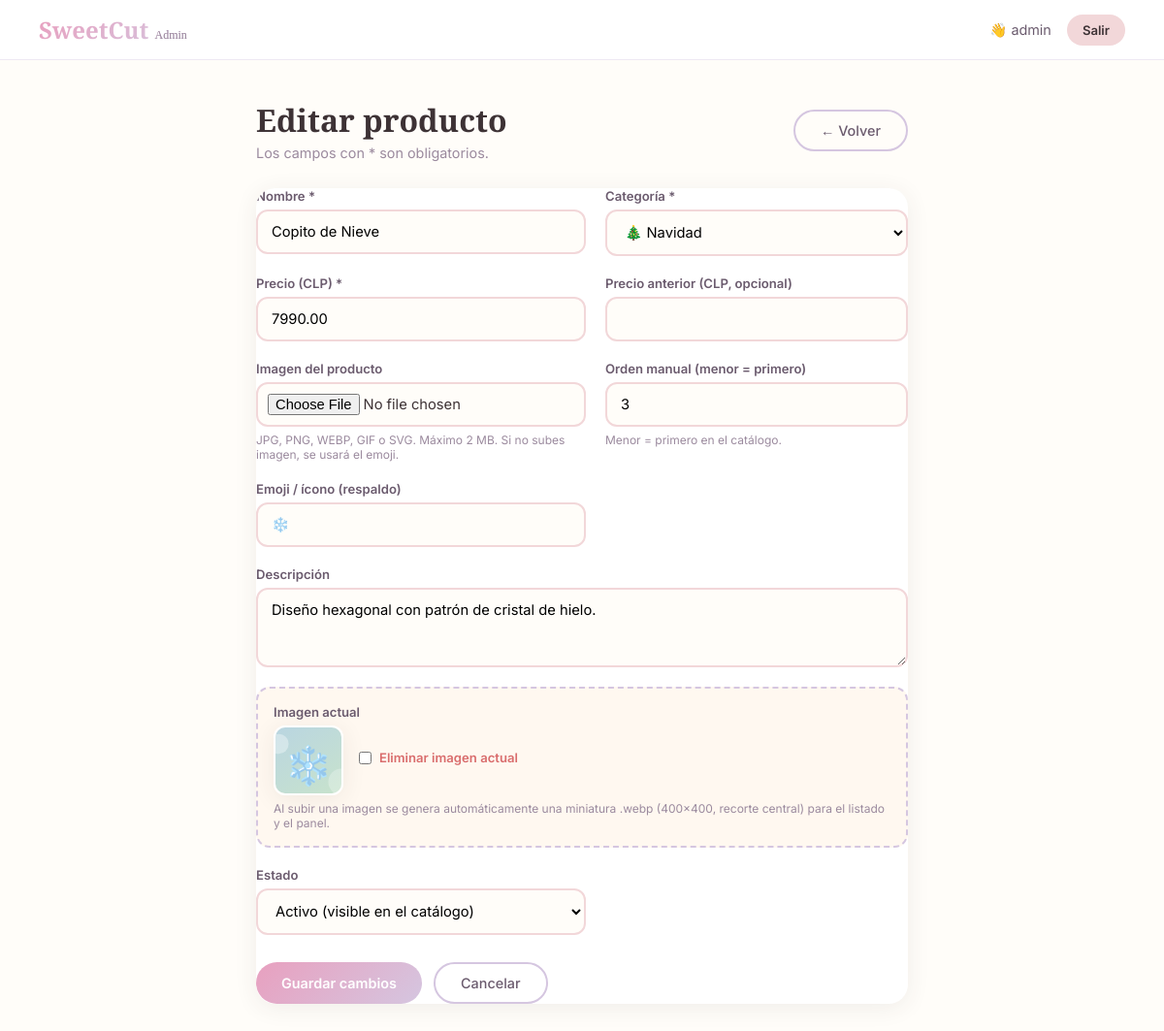
/admin/product-form.php?id=3 (signed in), run on the app's committed database.
### tables this page shows
CREATE TABLE IF NOT EXISTS products (
  id INT AUTO_INCREMENT PRIMARY KEY,
  name VARCHAR(100) NOT NULL,
  category VARCHAR(20) NOT NULL,
  description TEXT,
  price DECIMAL(10,2) NOT NULL,
  old_price DECIMAL(10,2) DEFAULT NULL,
  emoji VARCHAR(10) DEFAULT NULL,
  image VARCHAR(255) DEFAULT NULL,
  image_thumb VARCHAR(255) DEFAULT NULL,
  sort_order INT DEFAULT 0,
  active TINYINT(1) DEFAULT 1,
  created_at TIMESTAMP DEFAULT CURRENT_TIMESTAMP
);

CREATE TABLE IF NOT EXISTS categories (
  id INT AUTO_INCREMENT PRIMARY KEY,
  name VARCHAR(50) UNIQUE NOT NULL,
  label VARCHAR(50) NOT NULL,
  emoji VARCHAR(10) DEFAULT NULL,
  sort_order INT DEFAULT 0
);

### admin/product-form.php (the view, shortened to what this page needs)
<?php
require_once __DIR__ . '/../config/database.php';
$id = isset($_GET['id']) ? (int)$_GET['id'] : 0;
$product = null;
$isEdit = $id > 0;
if ($isEdit) {
    $stmt = $pdo->prepare("SELECT * FROM products WHERE id = ? LIMIT 1");
    $stmt->execute([$id]);
    $product = $stmt->fetch();
}
$categories = $pdo->query("SELECT name, label, emoji FROM categories ORDER BY sort_order ASC, name ASC")->fetchAll();
?>
<!DOCTYPE html>
<html lang="es">
<head>
  <link rel="stylesheet" href="admin-style.css">
</head>
<body>
  <div class="admin-topbar">
    <div class="admin-logo">Sweet<span>Cut</span> <small>Admin</small></div>
    <div class="admin-user">
      <span>👋 <?= htmlspecialchars($_SESSION['admin_username']) ?></span>
      <a href="logout.php" class="btn-logout">Salir</a>
    </div>
  </div>
  <main class="admin-main admin-main-narrow">
    <div class="admin-header">
      <div>
        <h1><?= $isEdit ? 'Editar producto' : 'Nuevo producto' ?></h1>
        <p>Los campos con * son obligatorios.</p>
      </div>
      <a href="index.php" class="btn-secondary">← Volver</a>
    </div>
    <div class="table-card">
      <form method="POST" action="save-product.php" enctype="multipart/form-data">
        <div class="form-grid">
          <div class="form-group">
            <label for="name">Nombre *</label>
            <input type="text" id="name" name="name" value="<?= htmlspecialchars($product['name'] ?? '') ?>" required>
          </div>
          <div class="form-group">
            <label for="category">Categoría *</label>
            <select id="category" name="category" required>
              <?php foreach ($categories as $c): ?>
                <option value="<?= htmlspecialchars($c['name']) ?>" <?= (isset($product['category']) && $product['category'] === $c['name']) ? 'selected' : '' ?>>
                  <?= htmlspecialchars(($c['emoji'] ?? '') . ' ' . ($c['label'] ?? $c['name'])) ?>
                </option>
              <?php endforeach; ?>
            </select>
          </div>
          <div class="form-group">
            <label for="price">Precio (CLP) *</label>
            <input type="number" id="price" name="price" step="1" min="0" value="<?= $product['price'] ?? '' ?>" required>
          </div>
          <div class="form-group">
            <label for="old_price">Precio anterior (CLP, opcional)</label>
            <input type="number" id="old_price" name="old_price" step="1" min="0" value="<?= $product['old_price'] ?? '' ?>">
          </div>
          <div class="form-group">
            <label for="image" class="label-upload">Imagen del producto</label>
            <input type="file" id="image" name="image" accept="image/jpeg,image/png,image/webp,image/gif,image/svg+xml">
            <small class="hint">JPG, PNG, WEBP, GIF o SVG. Máximo 2 MB. Si no subes imagen, se usará el emoji.</small>
          </div>
          <div class="form-group">
            <label for="sort_order">Orden manual (menor = primero)</label>
            <input type="number" id="sort_order" name="sort_order" step="1" value="<?= (int)($product['sort_order'] ?? 0) ?>">
            <small class="hint">Menor = primero en el catálogo.</small>
          </div>
          <div class="form-group">
            <label for="emoji">Emoji / ícono (respaldo)</label>
            <input type="text" id="emoji" name="emoji" maxlength="10" value="<?= htmlspecialchars($product['emoji'] ?? '') ?>" placeholder="Ej: ⭐ 🐱 🚀">
          </div>
          <div class="form-group form-group-full">
            <label for="description">Descripción</label>
            <textarea id="description" name="description" rows="3"><?= htmlspecialchars($product['description'] ?? '') ?></textarea>
          </div>
          <?php if ($isEdit && !empty($product['image'])): ?>
            <div class="form-group form-group-full form-image-preview">
                <label>Imagen actual</label>
                <div class="preview-row">
                  <img src="../<?= htmlspecialchars($product['image']) ?>" class="preview-img" alt="">
                  <label class="checkbox-label">
                    <input type="checkbox" name="remove_image" value="1"> Eliminar imagen actual
                  </label>
                </div>
                <small class="hint">Al subir una imagen se genera automáticamente una miniatura .webp (400×400, recorte central) para el listado y el panel.</small>
              </div>
          <?php endif; ?>
          <?php if ($isEdit): ?>
            <div class="form-group">
              <label for="active">Estado</label>
              <select id="active" name="active">
                <option value="1" <?= $product['active'] ? 'selected' : '' ?>>Activo (visible en el catálogo)</option>
              </select>
            </div>
          <?php endif; ?>
        </div>
        <div class="form-actions">
          <button type="submit" class="btn-primary"><?= $isEdit ? 'Guardar cambios' : 'Crear producto' ?></button>
          <a href="index.php" class="btn-secondary">Cancelar</a>
        </div>
      </form>
    </div>
  </main>
</body>
</html>

### admin/admin-style.css (style rules this page uses)
:root { --blush: #F2D7D9; --lavender: #D5C6E0; --mint: #C9E4CA; --peach: #F5CBA7; --sky: #B8D4E3; --cream: #FFF8F0; --warm-white: #FFFDF9; --text-dark: #3D3235; --text-medium: #6B5B6E; --text-light: #9B8A9E; --accent-rose: #E8A0BF; --accent-coral: #F19483; --card-shadow: 0 4px 24px rgba(61, 50, 53, 0.08); --danger: #D96C6C; }
* { margin: 0; padding: 0; box-sizing: border-box; }
body { font-family: 'Inter', sans-serif; background: var(--warm-white); color: var(--text-dark); }
h1, h2 { font-family: 'Playfair Display', serif; }
a { text-decoration: none; }
.admin-topbar { background: white; border-bottom: 1px solid rgba(213,198,224,0.4); padding: 14px 40px; display: flex; align-items: center; justify-content: space-between; position: sticky; top: 0; z-index: 10; }
.admin-logo { font-family: 'Playfair Display', serif; font-size: 1.5rem; font-weight: 700; background: linear-gradient(135deg, var(--accent-rose), var(--lavender)); -webkit-background-clip: text; -webkit-text-fill-color: transparent; background-clip: text; }
.admin-logo small { -webkit-text-fill-color: var(--text-light); font-size: 0.75rem; font-weight: 500; }
.admin-user { display: flex; align-items: center; gap: 16px; font-size: 0.9rem; color: var(--text-medium); }
.btn-logout { background: var(--blush); color: var(--text-dark); padding: 8px 16px; border-radius: 50px; font-size: 0.82rem; font-weight: 600; transition: background 0.3s; }
.admin-main { max-width: 1100px; margin: 0 auto; padding: 40px 24px 80px; }
.admin-main-narrow { max-width: 720px; }
.admin-header { display: flex; align-items: center; justify-content: space-between; gap: 16px; margin-bottom: 28px; flex-wrap: wrap; }
.admin-header h1 { font-size: 2rem; }
.admin-header p { color: var(--text-light); font-size: 0.9rem; margin-top: 4px; }
.btn-primary { background: linear-gradient(135deg, var(--accent-rose), var(--lavender)); color: white; border: none; padding: 12px 26px; border-radius: 50px; cursor: pointer; font-family: 'Inter', sans-serif; font-weight: 600; font-size: 0.9rem; transition: transform 0.3s, box-shadow 0.3s; display: inline-block; }
.btn-secondary { background: transparent; color: var(--text-medium); border: 2px solid var(--lavender); padding: 11px 26px; border-radius: 50px; cursor: pointer; font-family: 'Inter', sans-serif; font-weight: 500; font-size: 0.9rem; transition: border-color 0.3s, color 0.3s; display: inline-block; }
.table-card { background: white; border-radius: 20px; box-shadow: var(--card-shadow); overflow: hidden; }
.form-grid { display: grid; grid-template-columns: 1fr 1fr; gap: 20px; }
.form-group { display: flex; flex-direction: column; }
.form-group-full { grid-column: 1 / -1; }
.form-group label { font-size: 0.82rem; font-weight: 600; color: var(--text-medium); margin-bottom: 6px; }
.form-group input, .form-group select, .form-group textarea { padding: 12px 14px; border: 2px solid var(--blush); border-radius: 12px; font-family: 'Inter', sans-serif; font-size: 0.92rem; outline: none; background: var(--warm-white); transition: border-color 0.3s; }
.form-group input[type="file"] { padding: 10px; cursor: pointer; }
.form-group .hint { font-size: 0.75rem; color: var(--text-light); margin-top: 6px; }
.label-upload { display: block; }
.form-image-preview { background: var(--cream); padding: 16px; border-radius: 14px; border: 2px dashed var(--lavender); }
.preview-row { display: flex; align-items: center; gap: 16px; flex-wrap: wrap; }
.preview-img { width: 72px; height: 72px; object-fit: cover; border-radius: 12px; border: 2px solid white; box-shadow: var(--card-shadow); }
.checkbox-label { display: flex; align-items: center; gap: 8px; font-size: 0.85rem; color: var(--danger); cursor: pointer; }
.checkbox-label { color: var(--text-medium); }
.form-image-preview .checkbox-label { color: var(--danger); }
.form-actions { display: flex; gap: 12px; margin-top: 28px; }

### data on the page
products: name "Copito de Nieve", category "🎄 Navidad", price "7990.00", sort_order "3", emoji "❄️", description "Diseño hexagonal con patrón de cristal de hielo.", image (picture), active "Activo (visible en el catálogo)"

### other printed values
$_SESSION['admin_username'] "admin"
